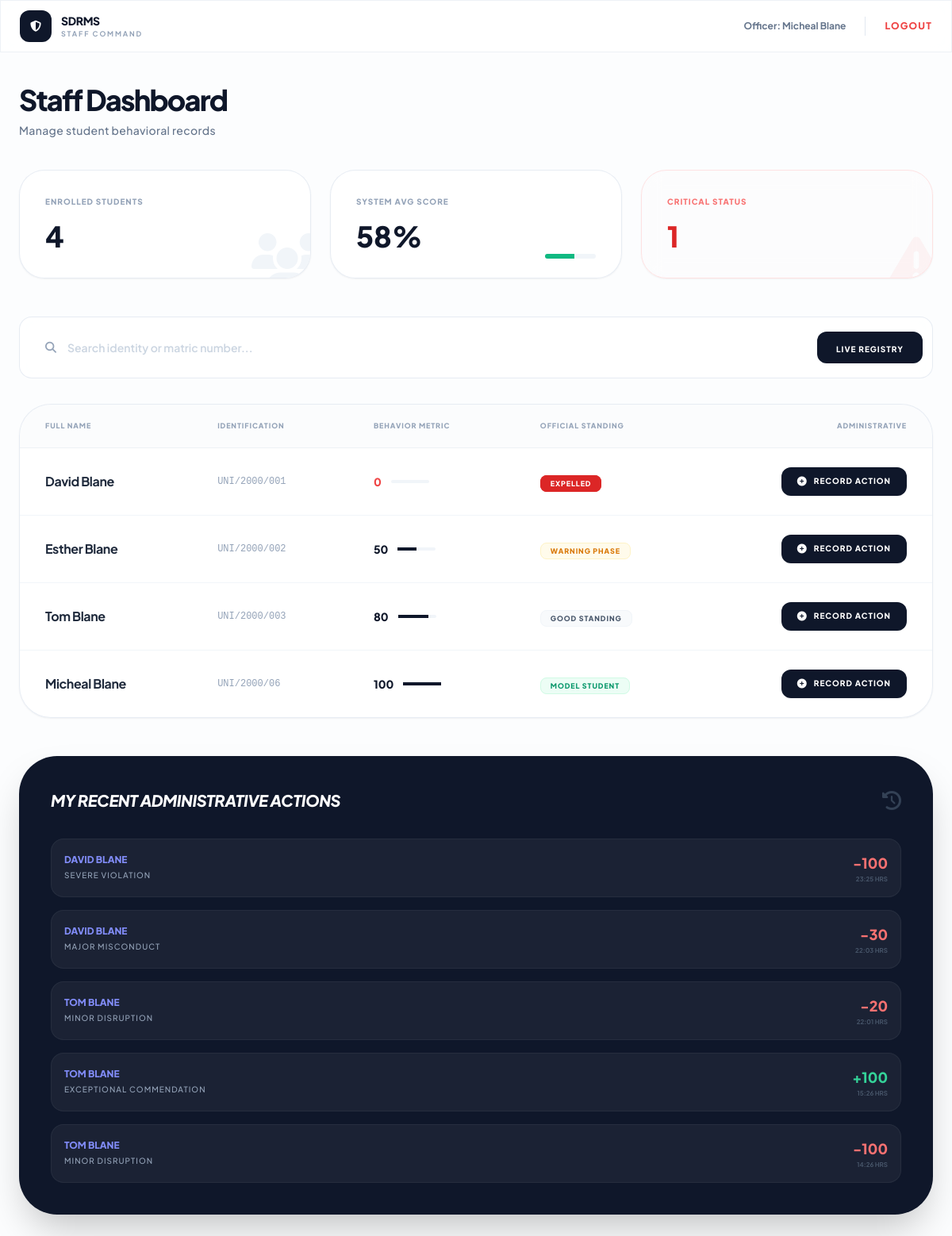
The app's page /staff_dashboard.php (signed in) with its own data.
### tables this page shows
CREATE TABLE `students` (
  `student_id` int(11) NOT NULL,
  `full_name` varchar(100) DEFAULT NULL,
  `matric_no` varchar(20) DEFAULT NULL,
  `password` varchar(255) DEFAULT NULL,
  `behavior_points` int(11) DEFAULT 100
);

CREATE TABLE `infractions` (
  `infraction_id` int(11) NOT NULL,
  `student_id` int(11) DEFAULT NULL,
  `staff_id` int(11) DEFAULT NULL,
  `offense_type` varchar(100) DEFAULT NULL,
  `points_deducted` int(11) DEFAULT NULL,
  `description` text DEFAULT NULL,
  `date_recorded` timestamp NOT NULL DEFAULT current_timestamp()
);

### staff_dashboard.php (the view, shortened to what this page needs)
<?php
include('db.php');
$query = "SELECT * FROM students";
$result = mysqli_query($conn, $query);
$total_res = mysqli_query($conn, "SELECT COUNT(*) as total FROM students");
$total_count = mysqli_fetch_assoc($total_res)['total'];
$avg_res = mysqli_query($conn, "SELECT AVG(behavior_points) as average FROM students");
$avg_score = round(mysqli_fetch_assoc($avg_res)['average']);
$crit_res = mysqli_query($conn, "SELECT COUNT(*) as critical FROM students WHERE behavior_points < 40");
$crit_count = mysqli_fetch_assoc($crit_res)['critical'];
function getStatus($points) {
    if ($points >= 90) return ['label' => 'Model Student', 'color' => 'bg-emerald-50 text-emerald-600 border-emerald-100'];
    if ($points >= 60) return ['label' => 'Good Standing', 'color' => 'bg-slate-50 text-slate-600 border-slate-100'];
    if ($points >= 40) return ['label' => 'Warning Phase', 'color' => 'bg-amber-50 text-amber-600 border-amber-100'];
    return ['label' => 'EXPELLED', 'color' => 'bg-red-600 text-white border-red-600 animate-pulse'];
}
$staff_id = isset($_SESSION['user']['staff_id']) ? $_SESSION['user']['staff_id'] : 0;
$display_name = isset($_SESSION['user']['staff_name']) ? $_SESSION['user']['staff_name'] : "Staff Member";
if ($staff_id > 0) {
    $recent_actions = mysqli_query($conn, "SELECT infractions.*, students.full_name
                                           FROM infractions
                                           JOIN students ON infractions.student_id = students.student_id
                                           WHERE staff_id = '$staff_id'
                                           ORDER BY date_recorded DESC LIMIT 5");
} else {
    $recent_actions = false;
}
?>
<!DOCTYPE html>
<html lang="en">
<head>
    <script src="https://cdn.tailwindcss.com"></script>
    <link rel="stylesheet" href="https://cdnjs.cloudflare.com/ajax/libs/font-awesome/6.4.0/css/all.min.css">
</head>
<body class="bg-[#fcfdfe] bg-pattern min-h-screen text-slate-900">
    <nav class="sticky top-0 z-50 glass-card border-b border-slate-200/60 px-6 py-3">
        <div class="max-w-[90rem] mx-auto flex justify-between items-center">
            <div class="flex items-center gap-3">
                <div class="w-10 h-10 bg-slate-900 rounded-xl flex items-center justify-center text-white">
                    <i class="fa-solid fa-shield-halved text-sm"></i>
                </div>
                <div>
                    <span class="block text-sm font-extrabold tracking-tight text-slate-900">SDRMS</span>
                    <span class="block text-[9px] font-bold text-slate-400 uppercase tracking-[0.2em]">Staff Command</span>
                </div>
            </div>
            <div class="flex items-center gap-4">
                <span class="text-xs font-bold text-slate-500 hidden sm:block">Officer: <?php echo $display_name; ?></span>
                <a href="index.php" class="text-xs font-black text-red-500 hover:text-red-600 uppercase tracking-widest">Logout</a>
            </div>
        </div>
    </nav>
    <main class="max-w-[90rem] mx-auto px-6 py-10">
        <div class="mb-10">
            <h1 class="text-4xl font-black text-slate-900 tracking-tighter mb-2">Staff Dashboard</h1>
            <p class="text-slate-500 text-sm font-medium tracking-wide">Manage student behavioral records</p>
        </div>
        <div class="grid grid-cols-1 md:grid-cols-3 gap-6 mb-12">
            <div class="glass-card p-8 rounded-[2rem] shadow-sm relative overflow-hidden group">
                <div class="relative z-10">
                    <p class="text-[10px] font-black text-slate-400 uppercase tracking-widest mb-4">Enrolled Students</p>
                    <h3 class="text-4xl font-black text-slate-900"><?php echo $total_count; ?></h3>
                </div>
                <i class="fa-solid fa-users absolute -bottom-4 -right-4 text-7xl text-slate-100 group-hover:text-indigo-50 transition-colors"></i>
            </div>
            <div class="glass-card p-8 rounded-[2rem] shadow-sm relative overflow-hidden group">
                <div class="relative z-10">
                    <p class="text-[10px] font-black text-slate-400 uppercase tracking-widest mb-4">System Avg Score</p>
                    <h3 class="text-4xl font-black text-slate-900"><?php echo $avg_score; ?>%</h3>
                </div>
                <div class="absolute bottom-6 right-8 w-16 h-1.5 bg-slate-100 rounded-full overflow-hidden">
                    <div class="h-full bg-emerald-500" style="width: <?php echo $avg_score; ?>%"></div>
                </div>
            </div>
            <div class="glass-card p-8 rounded-[2rem] shadow-sm relative overflow-hidden group border-red-100 bg-red-50/10">
                <div class="relative z-10">
                    <p class="text-[10px] font-black text-red-400 uppercase tracking-widest mb-4">Critical Status</p>
                    <h3 class="text-4xl font-black text-red-600"><?php echo $crit_count; ?></h3>
                </div>
                <i class="fa-solid fa-triangle-exclamation absolute -bottom-4 -right-4 text-7xl text-red-500 opacity-5"></i>
            </div>
        </div>
        <div class="glass-card p-3 rounded-2xl mb-8 flex flex-col sm:flex-row items-center gap-4">
            <div class="relative flex-1 w-full">
                <i class="fa-solid fa-magnifying-glass absolute left-5 top-1/2 -translate-y-1/2 text-slate-400 text-sm"></i>
                <input type="text" id="studentSearch" placeholder="Search identity or matric number..."
                       class="w-full pl-12 pr-6 py-4 bg-transparent border-none rounded-xl focus:ring-0 text-sm font-semibold text-slate-700 placeholder:text-slate-300">
            </div>
            <div class="px-6 py-2 bg-slate-900 rounded-xl">
                <span class="text-[10px] font-black text-white uppercase tracking-widest">Live Registry</span>
            </div>
        </div>
        <div class="glass-card rounded-[2.5rem] overflow-hidden shadow-sm mb-12">
            <table class="w-full text-left">
                <thead>
                    <tr class="bg-slate-50/50 border-b border-slate-200/60">
                        <th class="px-8 py-5 text-[9px] font-black text-slate-400 uppercase tracking-widest">Full Name</th>
                        <th class="px-8 py-5 text-[9px] font-black text-slate-400 uppercase tracking-widest">Identification</th>
                        <th class="px-8 py-5 text-[9px] font-black text-slate-400 uppercase tracking-widest">Behavior Metric</th>
                        <th class="px-8 py-5 text-[9px] font-black text-slate-400 uppercase tracking-widest">Official Standing</th>
                        <th class="px-8 py-5 text-[9px] font-black text-slate-400 uppercase tracking-widest text-right">Administrative</th>
                    </tr>
                </thead>
                <tbody class="divide-y divide-slate-100">
                    <?php while($row = mysqli_fetch_assoc($result)): ?>
                    <tr class="hover:bg-slate-50/30 transition-all">
                        <td class="px-8 py-6 font-bold text-slate-800 tracking-tight"><?php echo $row['full_name']; ?></td>
                        <td class="px-8 py-6 text-xs font-mono text-slate-400"><?php echo $row['matric_no']; ?></td>
                        <td class="px-8 py-6">
                            <div class="flex items-center gap-3">
                                <span class="text-sm font-black <?php echo $row['behavior_points'] < 40 ? 'text-red-500' : 'text-slate-900'; ?>">
                                    <?php echo $row['behavior_points']; ?>
                                </span>
                                <div class="w-12 h-1 bg-slate-100 rounded-full hidden lg:block">
                                    <div class="h-full <?php echo $row['behavior_points'] < 40 ? 'bg-red-500' : 'bg-slate-900'; ?>" style="width: <?php echo $row['behavior_points']; ?>%"></div>
                                </div>
                            </div>
                        </td>
                        <td class="px-8 py-6">
                            <?php $status = getStatus($row['behavior_points']); ?>
                            <span class="px-3 py-1 rounded-lg text-[9px] font-black uppercase tracking-widest border <?php echo $status['color']; ?>">
                                <?php echo $status['label']; ?>
                            </span>
                        </td>
                        <td class="px-8 py-6 text-right">
                            <a href="record_infraction.php?id=<?php echo $row['student_id']; ?>"
                               class="inline-flex items-center gap-2 bg-slate-900 text-white px-5 py-2.5 rounded-xl text-[10px] font-black uppercase tracking-widest hover:bg-indigo-600 transition-all shadow-sm">
                                <i class="fa-solid fa-plus-circle text-xs"></i> Record Action
                            </a>
                        </td>
                    </tr>
                    <?php endwhile; ?>
                </tbody>
            </table>
        </div>
        <div class="bg-slate-900 rounded-[3rem] p-10 text-white relative overflow-hidden shadow-2xl">
            <div class="relative z-10">
                <div class="flex items-center justify-between mb-8">
                    <h3 class="text-xl font-black uppercase tracking-tight italic">My Recent Administrative Actions</h3>
                    <i class="fa-solid fa-clock-rotate-left text-slate-700 text-2xl"></i>
                </div>
                <div class="space-y-4">
                    <?php if($recent_actions && mysqli_num_rows($recent_actions) > 0): ?>
                        <?php while($act = mysqli_fetch_assoc($recent_actions)): ?>
                            <div class="flex justify-between items-center bg-white/5 p-4 rounded-2xl border border-white/5 hover:border-white/10 transition-all">
                                <div>
                                    <div class="text-xs font-black uppercase text-indigo-400 mb-1"><?php echo $act['full_name']; ?></div>
                                    <div class="text-[10px] text-slate-400 font-medium uppercase tracking-widest"><?php echo $act['offense_type']; ?></div>
                                </div>
                                <div class="text-right">
                                    <div class="font-black text-lg <?php echo $act['points_deducted'] >= 0 ? 'text-emerald-400' : 'text-red-400'; ?>">
                                        <?php echo ($act['points_deducted'] > 0 ? '+' : '') . $act['points_deducted']; ?>
                                    </div>
                                    <div class="text-[8px] font-bold text-slate-600 uppercase"><?php echo date('H:i', strtotime($act['date_recorded'])); ?> HRS</div>
                                </div>
                            </div>
                        <?php endwhile; ?>
                    <?php else: ?>
                        <p class="text-slate-500 text-xs font-bold uppercase tracking-widest text-center py-4">No recent activity found in your log.</p>
                    <?php endif; ?>
                </div>
            </div>
        </div>
    </main>
</body>
</html>

### staff_dashboard.php (style rules this page uses)
body { font-family: 'Plus Jakarta Sans', sans-serif; }
.glass-card { background: rgba(255, 255, 255, 0.8); backdrop-filter: blur(12px); border: 1px solid rgba(226, 232, 240, 0.8); }
.bg-pattern { background-image: radial-gradient(#e2e8f0 0.5px, transparent 0.5px); background-size: 24px 24px; }

### records on screen
students: full_name "David Blane", matric_no "UNI/2000/001", behavior_points "0", behavior_points "EXPELLED"
students: full_name "Esther Blane", matric_no "UNI/2000/002", behavior_points "50", behavior_points "WARNING PHASE"
students: full_name "Tom Blane", matric_no "UNI/2000/003", behavior_points "80", behavior_points "GOOD STANDING"
students: full_name "Micheal Blane", matric_no "UNI/2000/06", behavior_points "100", behavior_points "MODEL STUDENT"
infractions: student.full_name "DAVID BLANE", offense_type "SEVERE VIOLATION", points_deducted "-100", date_recorded "23:25"
infractions: student.full_name "DAVID BLANE", offense_type "MAJOR MISCONDUCT", points_deducted "-30", date_recorded "22:03"
infractions: student.full_name "TOM BLANE", offense_type "MINOR DISRUPTION", points_deducted "-20", date_recorded "22:01"
infractions: student.full_name "TOM BLANE", offense_type "EXCEPTIONAL COMMENDATION", points_deducted "100", date_recorded "15:26"
infractions: student.full_name "TOM BLANE", offense_type "MINOR DISRUPTION", points_deducted "-100", date_recorded "14:26"

### other values on screen
$display_name "Micheal Blane"
$total_count "4"
$avg_score "58"
$crit_count "1"
